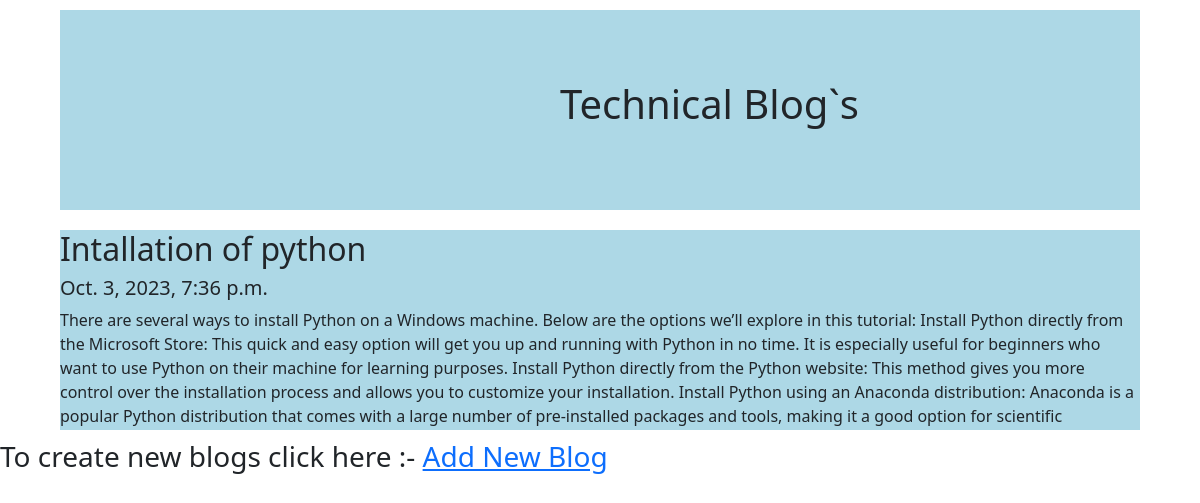
Screenshot of /post/3 with the database file from the repository.
### home/models.py (models this page shows)
class blogs(models.Model):
    title = models.CharField(max_length=50)
    dec = models.CharField(max_length=100000000000000)
    created_at = models.DateTimeField(default=datetime.now,blank=True)

### home/views.py (the view)
# urls.py: path('post/<str:pk>',views.post,name = "post"),
def post(request,pk):
    posts = blogs.objects.get(id = pk)
    return render(request,"post.html",{"posts" : posts})

### templates/post.html (shortened to what this page needs)
{% extends "base.html" %}
{% block body %}
<div id="main">
    <div class="item" id="i1">
        <div id="t1">
            <h1>Technical Blog`s</h1>
        </div>
    </div>
        <div class="item i1">
                <h2>{{posts.title}}</h2>
                <h5>{{posts.created_at}}</h5>
                <p>{{posts.dec}}</p>
        </div>
</div>
<div class="add">
    <h3>
        To create new blogs click here :- <a href="/add">Add New Blog</a>
    </h3>
</div>
{% endblock body %}

### rows the page displays
blogs: title "Intallation of python", created_at "Oct. 3, 2023, 7:36 p.m.", dec "There are several ways to install Python on a Windows machine. Below are the options we’ll explore in this tutorial: Install Python directly from the Microsoft Store: This quick and easy option will get you up and running with Python in no time. It is especially useful for beginners who want to use Python on their machine for learning purposes. Install Python directly from the Python website: This method gives you more control over the installation process and allows you to customize your installation. Install Python using an Anaconda distribution: Anaconda is a popular Python distribution that comes with a large number of pre-installed packages and tools, making it a good option for…"
